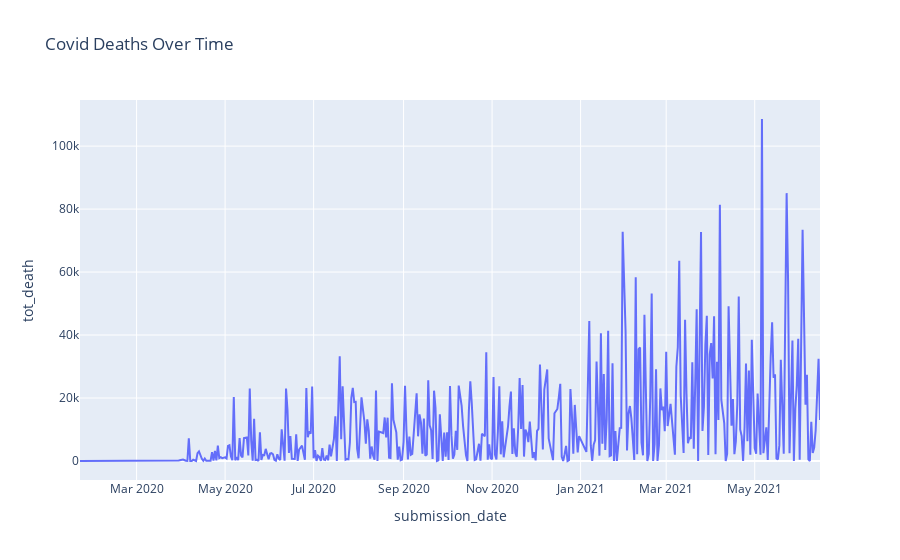

Notebook cell for this chart:
### Code cell
# Plot covid deaths over time in the US
unique_days = data["submission_date"].unique()
unique_days_total_cases = []
for date in unique_days:
    total_day = data.loc[data["submission_date"] == date]
    avgsum = total_day['tot_death'].sum()
    unique_days_total_cases.append(avgsum)

dataset = {
    'submission_date': pd.to_datetime(unique_days),
    'tot_death': unique_days_total_cases}
df = pd.DataFrame(dataset)
sorted_cases_over_time = df.sort_values(by="submission_date")

fig = px.line(sorted_cases_over_time, x = 'submission_date', y = 'tot_death', title='Covid Deaths Over Time')
fig.show()

### Figure 1 — Plotly figure (JSON) as saved in the notebook; plotly's stock layout.template omitted (floating-point values rounded to 4 significant figures; data arrays with more than 128 entries replaced by an {"elided": "..."} marker saying what was removed)
{"data": [{"hovertemplate": "submission_date=%{x}<br>tot_death=%{y}<extra></extra>", "legendgroup": "", "line": {"color": "#636efa", "dash": "solid"}, "mode": "lines", "name": "", "orientation": "v", "showlegend": false, "type": "scatter", "x": {"elided": "449 str values"}, "xaxis": "x", "y": {"elided": "449 int values"}, "yaxis": "y"}], "layout": {"legend": {"tracegroupgap": 0}, "title": {"text": "Covid Deaths Over Time"}, "xaxis": {"anchor": "y", "domain": [0, 1], "title": {"text": "submission_date"}}, "yaxis": {"anchor": "x", "domain": [0, 1], "title": {"text": "tot_death"}}}}
